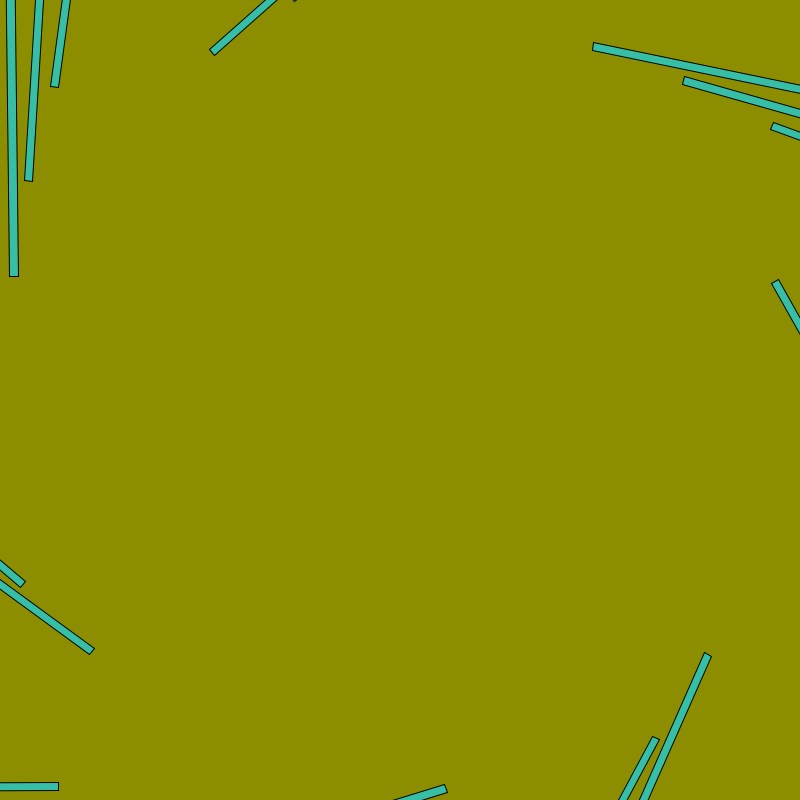
Frame 1 (no input)
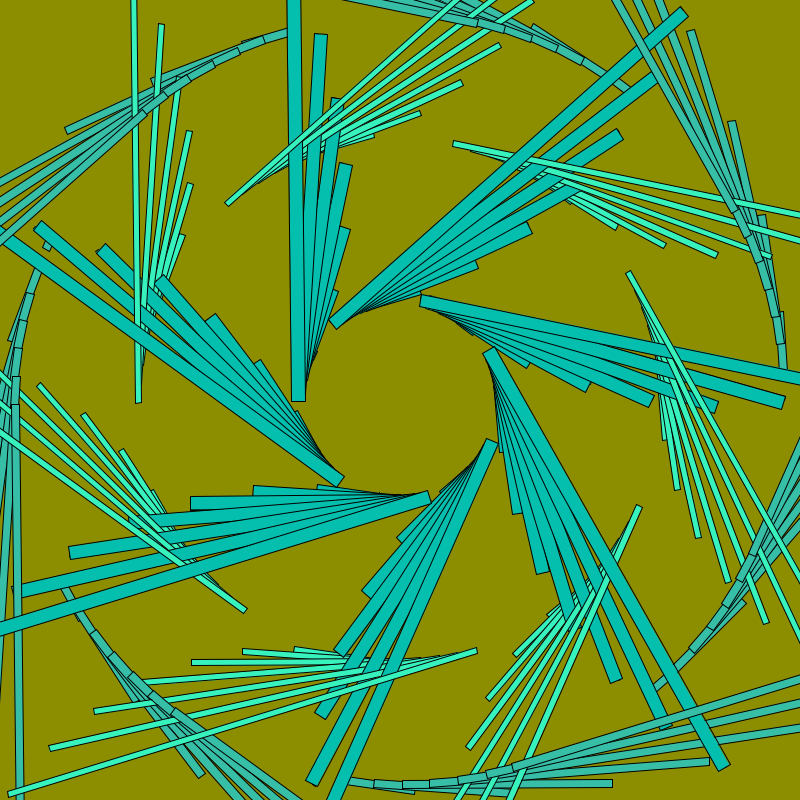
Frame 60 (the mouse pressed at the canvas centre just before this capture)
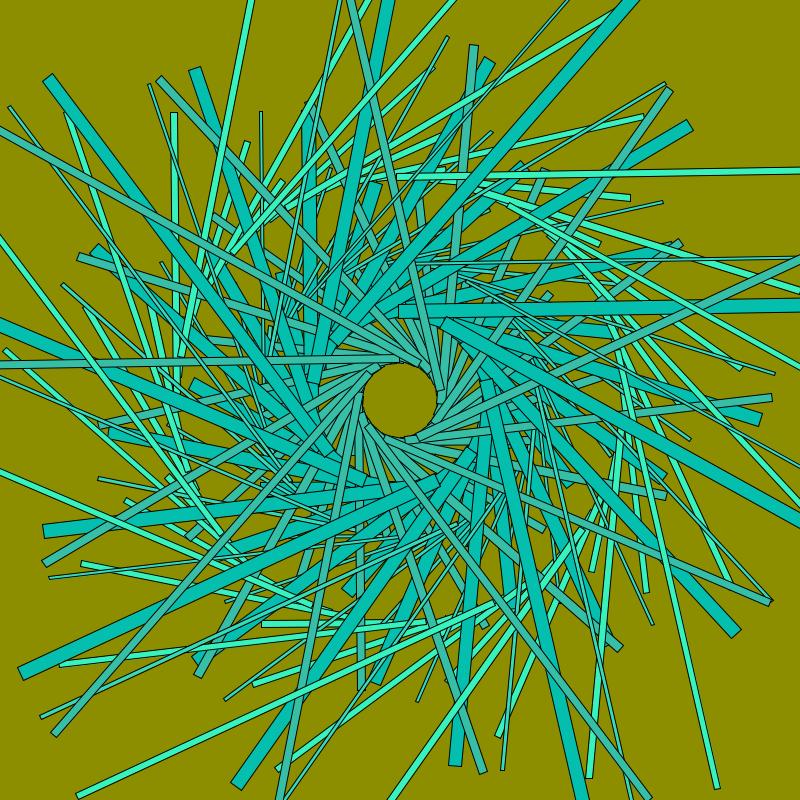
Frame 120 (the mouse held since frame 60 and released just before this capture)

The Processing sketch that drew these frames (run headless with seeded random() and noise(); from frame 60 on, the mouse is pressed at the canvas centre):

// Processing sketch: Berk_Aksay_Question
// ── Berk_Aksay_Question.pde
float a;
float b;
float c;
float d;
float r;
float e;
float p;

float z; 
float rConstant;

float theLastRecTime;
                    // 0    ,   1   ,   2
color [] colorArr = {#00FF00,#FF0000, #0000FF};

void setup() {
  surface.setLocation(0, 0);
  size (800, 800);
  z = height/2;
  frameRate(64);

  a = random (0, 400);
  b = random (0, 400);
  c = random (0, 400);
  d = random (0, 400);
  r = random (0, 90);
  e = random (0, 10);
  p = random (50, 250);
  
  theLastRecTime = millis();
}

void draw() {

  background(p, p, 0);


  pushMatrix();
  translate(width/2, height/2);

  for (int i = 0; i <500; i= i+10) {
    rotate(r);

    strokeWeight(1);
    fill (#38F2BD);
    rect (a, z, e+3, i);
    fill  (#36D9BB);
    rect(b, z, e, i);
    fill  (#36BFA6);
    rect(c, z, e+5, -i);
    fill  (#04BFAD);
    rect (d, z, e+10, i);


    rConstant = sin(millis() * 0.004) * (width);

    z = constrain(rConstant, 0, width);

    /*z = z - rConstant;
     
     if (z < 0) { 
     z = height;
     }*/
  }
  popMatrix();

  if (millis() - theLastRecTime > 1500) {
    a = random (0, 400);
    b = random (0, 400);
    c = random (0, 400);
    d = random (0, 400);
    r = random (0, 90);
    e = random (0, 10);
    p = random (50, 250);
    
    theLastRecTime = millis();
  }
}

void keyPressed() {
  if (key == 'r') {
    a = random (0, 400);
    b = random (0, 400);
    c = random (0, 400);
    d = random (0, 400);
    r = random (0, 90);
    e = random (0, 10);
    p = random (50, 250);
  }
}
